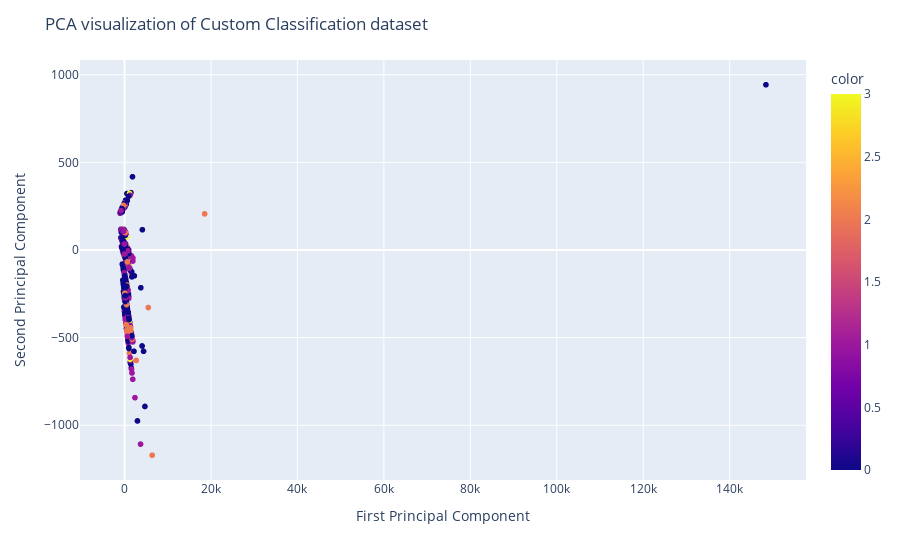

Write notebook code for a chart like this one.
### Code cell
from sklearn.decomposition import PCA

pca = PCA(n_components=2)
X_pca = pca.fit_transform(X_labeled_processed)
fig = px.scatter(x=X_pca[:, 0], y=X_pca[:, 1], color=y_labeled)
fig.update_layout(
    title="PCA visualization",
    xaxis_title="First Principal Component",
    yaxis_title="Second Principal Component",
)
fig.show()

### Figure 1 — Plotly figure (JSON) as saved in the notebook; plotly's stock layout.template omitted (floating-point values rounded to 4 significant figures; data arrays with more than 128 entries replaced by an {"elided": "..."} marker saying what was removed)
{"data": [{"hovertemplate": "x=%{x}<br>y=%{y}<br>color=%{marker.color}<extra></extra>", "legendgroup": "", "marker": {"color": {"elided": "2736 int values"}, "coloraxis": "coloraxis", "symbol": "circle"}, "mode": "markers", "name": "", "showlegend": false, "type": "scattergl", "x": {"elided": "2736 float values"}, "xaxis": "x", "y": {"elided": "2736 float values"}, "yaxis": "y"}], "layout": {"coloraxis": {"colorbar": {"title": {"text": "color"}}, "colorscale": [[0, "#0d0887"], [0.1111, "#46039f"], [0.2222, "#7201a8"], [0.3333, "#9c179e"], [0.4444, "#bd3786"], [0.5556, "#d8576b"], [0.6667, "#ed7953"], [0.7778, "#fb9f3a"], [0.8889, "#fdca26"], [1, "#f0f921"]]}, "legend": {"tracegroupgap": 0}, "margin": {"t": 60}, "title": {"text": "PCA visualization of Custom Classification dataset"}, "xaxis": {"anchor": "y", "domain": [0, 1], "title": {"text": "First Principal Component"}}, "yaxis": {"anchor": "x", "domain": [0, 1], "title": {"text": "Second Principal Component"}}}}
